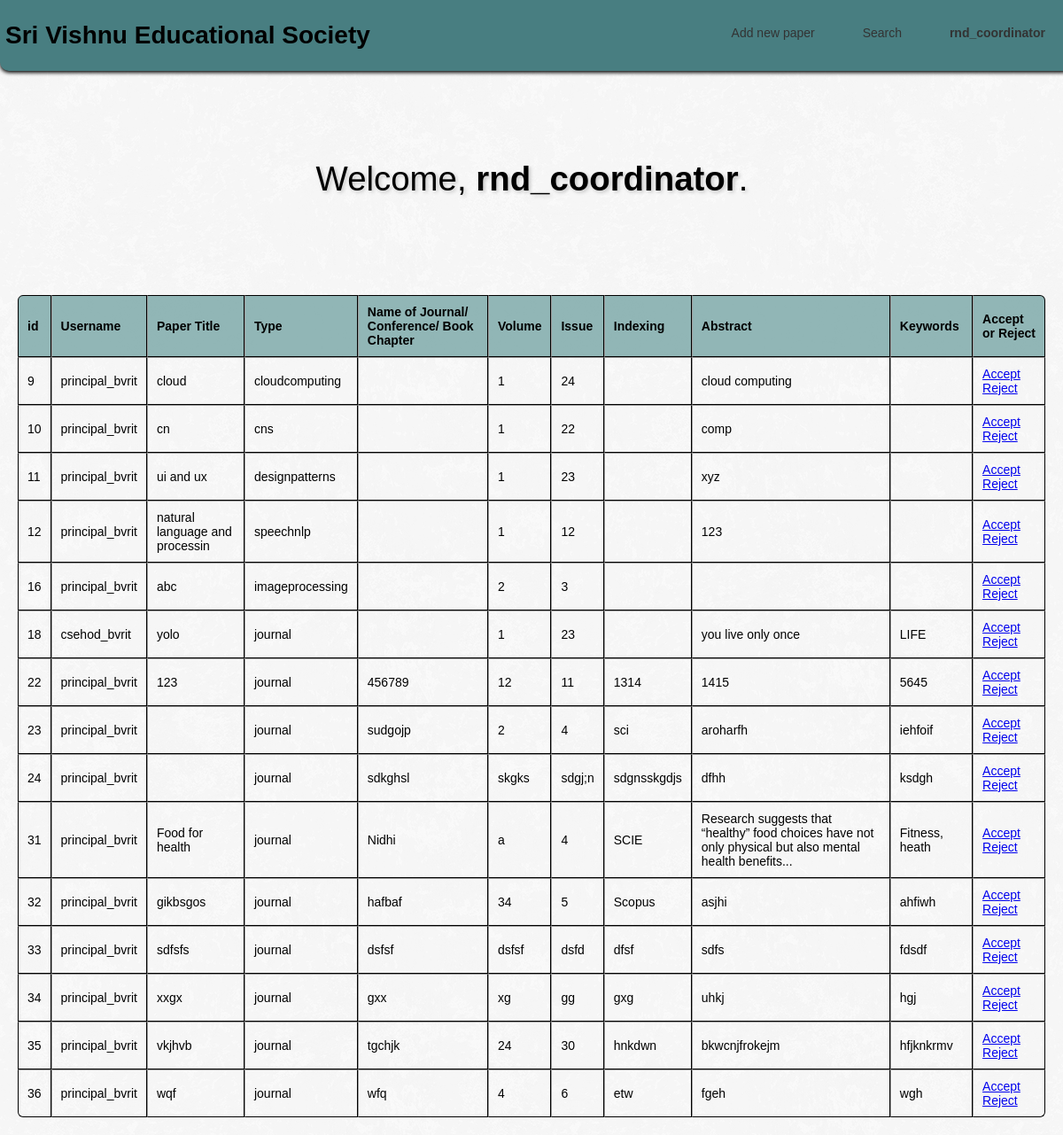
The page /rndwelcome.php (signed in) on the database its author committed.
### tables this page shows
CREATE TABLE `files` (
  `id` int(11) NOT NULL,
  `username` varchar(40) NOT NULL,
  `title` varchar(300) NOT NULL,
  `type` varchar(15) NOT NULL,
  `venue` varchar(250) NOT NULL,
  `volume` varchar(11) NOT NULL,
  `issue` varchar(10) NOT NULL,
  `date` date NOT NULL,
  `level` varchar(15) NOT NULL,
  `indexing` varchar(20) NOT NULL,
  `abstract` varchar(4000) NOT NULL,
  `keywords` varchar(30) NOT NULL,
  `coauthors` varchar(40) NOT NULL
);

### rndwelcome.php (the view, shortened to what this page needs)
<?php include_once 'config.php';?>
<!DOCTYPE html>
<html lang="en">
<head>
    <link rel="stylesheet" href="rndwelcome.css">
</head>
<body>
<div class="header">
    <h1>Sri Vishnu Educational Society</h1>
    <ul>
        <li><a href="pr.php">Add new paper</a></li>
        <li><a href="search.html">Search</a></li>
        <li><a><b><?php echo htmlspecialchars($_SESSION["username"]); ?></b></a></li>
    </ul>
</div>
    <h1 class="my-5">Welcome, <b><?php echo htmlspecialchars($_SESSION["username"]); ?></b>.</h1>
        <form method="GET" action="rndAR.php">
        <center>
        <table border="1" style="width:100%">
        <tr>
                <th>id</th>
                <th>Username</th>
                <th>Paper Title </th>
                <th>Type</th>
                <th>Name of Journal/ Conference/ Book Chapter</th>
                <th>Volume</th>
                <th>Issue</th>
                <th>Indexing </th>
                <th>Abstract </th>
                <th>Keywords </th>
                <th>Accept or Reject </th>
            </tr>
            <?php
                $sql = "select * from files";
                $table = mysqli_query($link, $sql);
                $no_of_rows = mysqli_num_rows($table);
                if ($no_of_rows != 0)
                {
                    while ($row = mysqli_fetch_assoc($table))
                    {
                        $x = $row['id'];
                        echo "
                        <tr>
                        <td>".$row['id']."</td>
                        <td>".$row['username']."</td>
                        <td>".$row['title']."</td>
                        <td>".$row['type']."</td>
                        <td>".$row['venue']."</td>
                        <td>".$row['volume']."</td>
                        <td>".$row['issue']."</td>
                        <td>".$row['indexing']."</td>
                        <td>".$row['abstract']."</td>
                        <td>".$row['keywords']."</td>";?>
                        <td>
                                <a href="rndA.php?id=<?php echo $x; ?>" class="btn btn-warning">Accept</a>
                                <a href="rndR.php?id=<?php echo $x;?>" class="btn btn-warning">Reject</a>
                        </td>
                        </tr><?php
                    }
                }
            ?>
        </table>
        </center>
        </form>
</body>
</html>

### rndwelcome.css (style rules this page uses)
body { background-image: url("white_wall_hash.png"); height: 100%; width: 100%; font-family:'Poppins', serif; margin: 0; }
.header { background-color: #487e81; display: -webkit-box; display: -ms-flexbox; display: flex; -webkit-box-pack: justify; -ms-flex-pack: justify; width: 100%; margin: 0px; padding: 5px; position: sticky; justify-content: space-between; border-bottom-left-radius: 10px; border-bottom-right-radius: 10px; box-shadow: 0px 2px 4px 0px }
h1 { padding-left: 1px; }
.header::after { bottom: 0; box-shadow: 0 0.0625em 0.5em rgba(0, 0, 0, 0.3); content: ''; left: 0; opacity: 0; position: absolute; right: 0; top: 0; transition: opacity 0.3s; z-index: -1; }
ul { padding: 0; list-style: none; }
ul li { display: inline-block; position: relative; line-height: 21px; text-align: right; }
ul li a { display: block; padding: 8px 25px; color: #333; text-decoration: none; }
.my-5 { font-weight: 500; color: black; text-align: center; font-size: 2.4rem; margin-top: 100px; margin-bottom: 25px; text-shadow: 2px 2px 4px rgba(0,0,0,0.2); }
table { border-collapse: separate; border: none; border-spacing: 0; min-width: 350px; padding: 20px; }
table tr th, table tr td { border-right: 1px solid black; border-bottom: 1px solid black; padding: 10px; }
table tr th:first-child, table tr td:first-child { border-left: 1px solid black; }
table tr th { background: rgba(130, 173, 173, 0.87); border-top: 1px solid black; text-align: left; }
table tr:first-child th:first-child { border-top-left-radius: 6px; }
table tr:first-child th:last-child { border-top-right-radius: 6px; }
table tr:last-child td:first-child { border-bottom-left-radius: 6px; }
table tr:last-child td:last-child { border-bottom-right-radius: 6px; }

### rndwelcome.php (style rules this page uses)
body { font: 14px sans-serif; text-align: center; }

### rows shown on the page
files: id "9", username "principal_bvrit", title "cloud", type "cloudcomputing", volume "1", issue "24", abstract "cloud computing"
files: id "10", username "principal_bvrit", title "cn", type "cns", volume "1", issue "22", abstract "comp"
files: id "11", username "principal_bvrit", title "ui and ux", type "designpatterns", volume "1", issue "23", abstract "xyz"
files: id "12", username "principal_bvrit", title "natural language and processin", type "speechnlp", volume "1", issue "12", abstract "123"
files: id "16", username "principal_bvrit", title "abc", type "imageprocessing", volume "2", issue "3"
files: id "18", username "csehod_bvrit", title "yolo", type "journal", volume "1", issue "23", abstract "you live only once", keywords "LIFE"
files: id "22", username "principal_bvrit", title "123", type "journal", venue "456789", volume "12", issue "11", indexing "1314", abstract "1415", keywords "5645"
files: id "23", username "principal_bvrit", type "journal", venue "sudgojp", volume "2", issue "4", indexing "sci", abstract "aroharfh", keywords "iehfoif"
files: id "24", username "principal_bvrit", type "journal", venue "sdkghsl", volume "skgks", issue "sdgj;n", indexing "sdgnsskgdjs", abstract "dfhh", keywords "ksdgh"
files: id "31", username "principal_bvrit", title "Food for health", type "journal", venue "Nidhi", volume "a", issue "4", indexing "SCIE", abstract "Research suggests that “healthy” food choices have not only physical but also mental health benefits...", keywords "Fitness, heath"
files: id "32", username "principal_bvrit", title "gikbsgos", type "journal", venue "hafbaf", volume "34", issue "5", indexing "Scopus", abstract "asjhi", keywords "ahfiwh"
files: id "33", username "principal_bvrit", title "sdfsfs", type "journal", venue "dsfsf", volume "dsfsf", issue "dsfd", indexing "dfsf", abstract "sdfs", keywords "fdsdf"
files: id "34", username "principal_bvrit", title "xxgx", type "journal", venue "gxx", volume "xg", issue "gg", indexing "gxg", abstract "uhkj", keywords "hgj"
files: id "35", username "principal_bvrit", title "vkjhvb", type "journal", venue "tgchjk", volume "24", issue "30", indexing "hnkdwn", abstract "bkwcnjfrokejm", keywords "hfjknkrmv"
files: id "36", username "principal_bvrit", title "wqf", type "journal", venue "wfq", volume "4", issue "6", indexing "etw", abstract "fgeh", keywords "wgh"

### other values the page prints
$_SESSION["username"] "rnd_coordinator"
